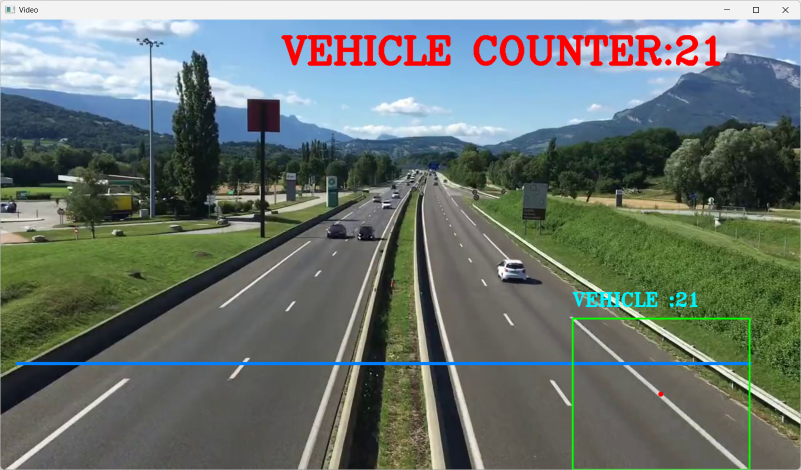
#> input picture img.png, 1602 x 940 px, given in place of video.mp4, which was not available (shown at 1/2 size)
$ jupyter execute 'Vehicle counter.ipynb'
#> lines starting #> are read from the running program, lines starting #| are printed output that depends on the picture; after the words box and inside, x2 and y2 are one past the last pixel; in counts of white or black regions, pixels touching at a corner belong together; pictures that were not available may be replaced by others from this repository, and a replacement may not be noted
[cell 1]
import cv2
import numpy as np

[cell 2]
cap = cv2.VideoCapture('video.mp4')
count_line_position = 550
min_width_react = 80
min_height_react = 80
# Intialize Substructor
algo = cv2.createBackgroundSubtractorMOG2()

def center_handle(x,y,w,h):
    x1=int(w/2)
    y1=int(h/2)
    cx=x+x1
    cy=y+y1
    return cx,cy

detect=[]
offset =6 # Allowable error between pixel
counter =0

while True:
    ret,frame1=cap.read()
#> frame1 is the input picture: shape (940, 1602, 3); mean B, G, R 112, 117.2, 107.2
    grey = cv2.cvtColor(frame1,cv2.COLOR_BGR2GRAY)
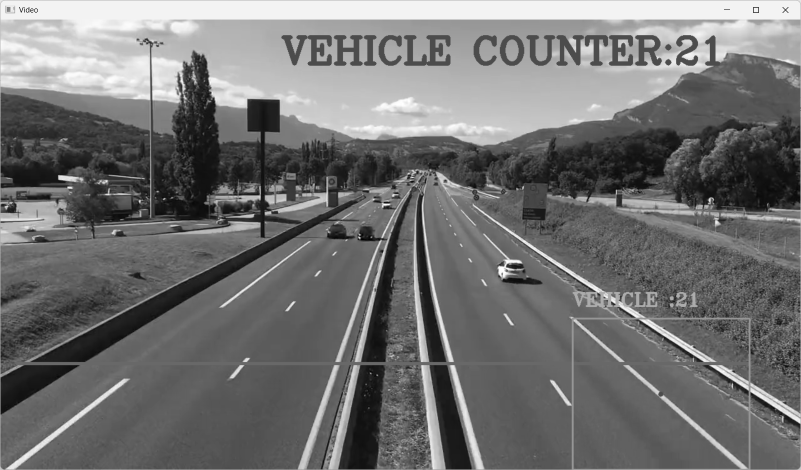
#> grey: shape (940, 1602) (shown at 1/2 size); min 0, max 255, mean 113.6
    blur= cv2.GaussianBlur(grey,(3,3),5)
    # applying on each frame
    img_sub = algo.apply(blur)
#> img_sub: shape (940, 1602); every value is 127
    dilat = cv2.dilate(img_sub,np.ones((5,5)))
    kernel = cv2.getStructuringElement(cv2.MORPH_ELLIPSE,(5,5))
    dilatdata = cv2.morphologyEx(dilat,cv2.MORPH_ELLIPSE,kernel)
    dilatdata = cv2.morphologyEx(dilatdata,cv2.MORPH_ELLIPSE,kernel)
    counterShape,h = cv2.findContours(dilatdata,cv2.RETR_TREE,cv2.CHAIN_APPROX_SIMPLE)
#> counterShape = [[[0, 0], [0, 939], [1601, 939], [1601, 0]]]; h = [[-1, -1, -1, -1]]
    cv2.line(frame1, (25,count_line_position),(1200,count_line_position),(255,127,0),3)
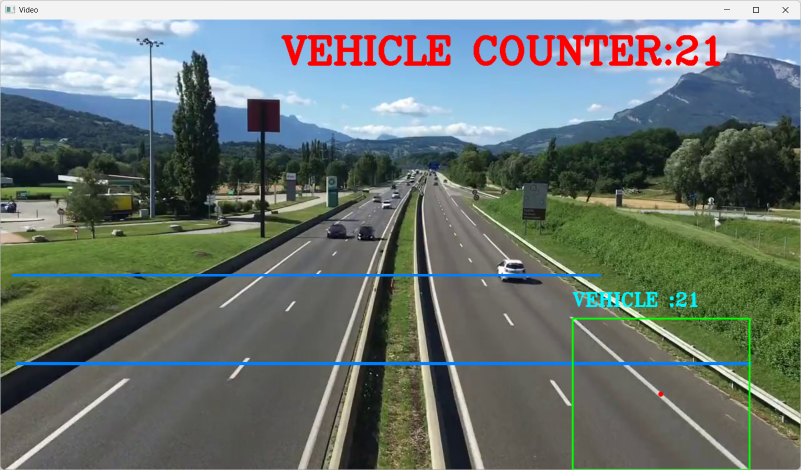
#> frame1: shape (940, 1602, 3) (shown at 1/2 size); 0.39% of pixels changed, all inside (x1, y1, x2, y2) = (23, 548, 1203, 553)

    for (i,c) in enumerate(counterShape):
        (x,y,w,h) = cv2.boundingRect(c)
        validate_counter = (w>=min_width_react) and (h>=min_height_react)
        if not validate_counter:
            continue
        cv2.rectangle(frame1,(x,y),(x+w,y+h),(0,255,0),2)
        cv2.putText(frame1,"VEHICLE :"+str(counter),(x,y-20),cv2.FONT_HERSHEY_TRIPLEX,1,(255,244,0),2)

        center = center_handle(x,y,w,h)
        detect.append(center)
        cv2.circle(frame1,center,4,(0,0,255),-1)

        for(x,y) in detect:
            if y<(count_line_position+offset) and y>(count_line_position-offset):
                counter+=1
                cv2.line(frame1,(25,count_line_position),(1200,count_line_position),(0,127,255),3)
                detect.remove((x,y))
                print("vehicle counter:"+str(counter))
#> this loop made 1 pass
#> (c, w, h, validate_counter, x1 in center_handle, y1 in center_handle) on pass 1: ([[0, 0], [0, 939], [1601, 939], [1601, 0]], 1602, 940, True, 801, 470)
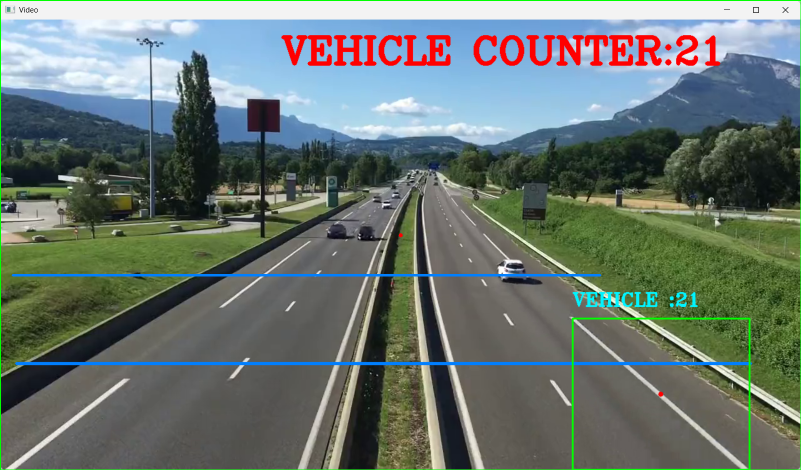
#> frame1: shape (940, 1602, 3) (shown at 1/2 size); 0.51% of pixels changed, all inside (x1, y1, x2, y2) = (0, 0, 1602, 940)
#> after the loop, counter = 0; detect = [(801, 470)]
    cv2.putText(frame1,"VEHICLE COUNTER:"+str(counter),(450,70),cv2.FONT_HERSHEY_COMPLEX,2,(0,0,255),5)
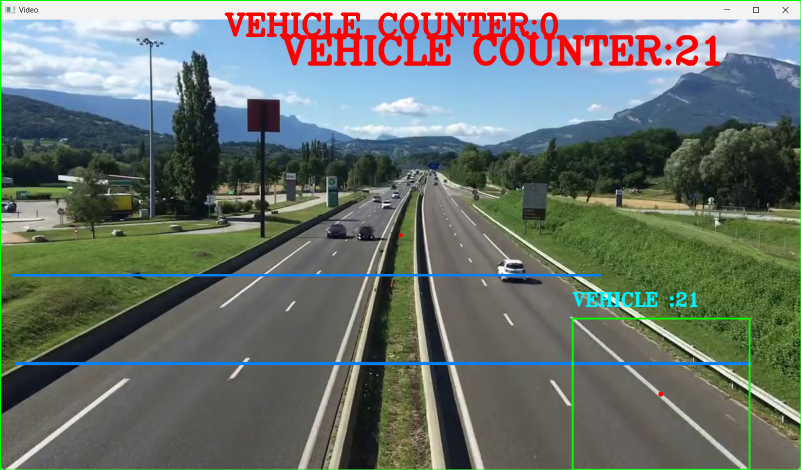
#> frame1: shape (940, 1602, 3) (shown at 1/2 size); 0.95% of pixels changed, all inside (x1, y1, x2, y2) = (449, 25, 1116, 74)


    cv2.imshow('Video',frame1)
    if cv2.waitKey(1) == 13:
#> (key Esc is pressed here)
        break
cv2.destroyAllWindows()
cap.release()
